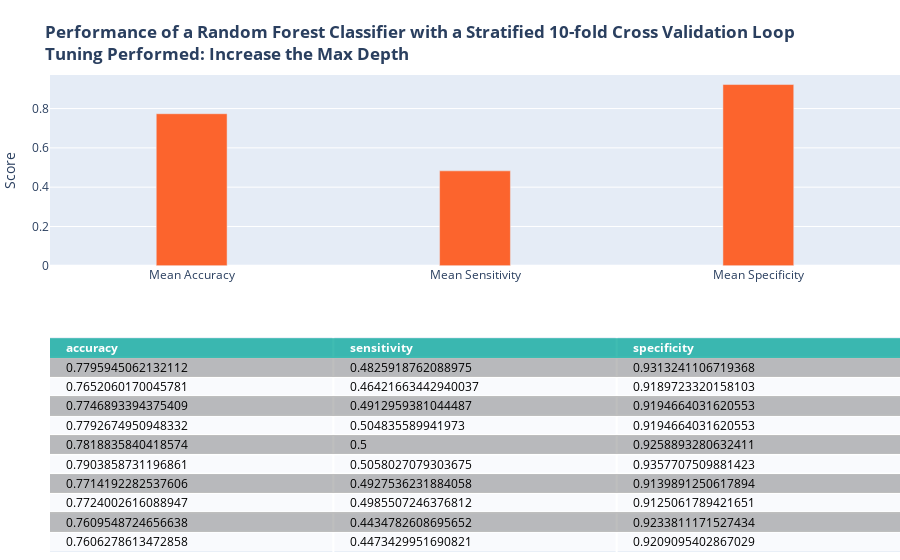

The cell this chart's notebook holds for it:
### Code cell
## repeat adjusting tuning parameters to achieve better results
# increasing max depth (largely increases complexity), 
cellTitle = '<b>Performance of a Random Forest Classifier with a Stratified 10-fold Cross Validation Loop<br>Tuning Performed: Increase the Max Depth</b>'
score = []
rf_clf = RandomForestClassifier(max_depth=15, random_state=1024, n_jobs=-1)
for train,test in skf.split(X_mat,y):
    rf_clf.fit(X_mat[train],y.values.ravel()[train])
    y_hat = rf_clf.predict(X_mat[test])
    
    cm = confusion_matrix(y.loc[test],y_hat, labels=[1,0])
    score.append({'accuracy':(cm[0,0]+cm[1,1])/sum(cm.ravel()),
                'sensitivity':cm[0,0]/(cm[0,0]+cm[0,1]),
                'specificity':cm[1,1]/(cm[1,1]+cm[1,0])})
score = pd.DataFrame(score)
rfFig = plotMetrics(score, cellTitle)
rfFig.show()

### Figure 1 — Plotly figure (JSON) as saved in the notebook; plotly's stock layout.template omitted (floating-point values rounded to 4 significant figures)
{"data": [{"colorscale": [[0, "#00A699"], [0.5, "#a9a9a9"], [1, "#ffffff"]], "hoverinfo": "none", "opacity": 0.75, "showscale": false, "type": "heatmap", "z": [[0, 0, 0], [0.5, 0.5, 0.5], [1, 1, 1], [0.5, 0.5, 0.5], [1, 1, 1], [0.5, 0.5, 0.5], [1, 1, 1], [0.5, 0.5, 0.5], [1, 1, 1], [0.5, 0.5, 0.5], [1, 1, 1]]}, {"marker": {"color": "#FC642D"}, "type": "bar", "width": 0.25, "x": ["Mean Accuracy", "Mean Sensitivity", "Mean Specificity"], "xaxis": "x2", "y": [0.7736, 0.4831, 0.9222], "yaxis": "y2"}], "layout": {"annotations": [{"align": "left", "font": {"color": "#ffffff"}, "showarrow": false, "text": "<b>accuracy</b>", "x": -0.45, "xanchor": "left", "xref": "x", "y": 0, "yref": "y"}, {"align": "left", "font": {"color": "#ffffff"}, "showarrow": false, "text": "<b>sensitivity</b>", "x": 0.55, "xanchor": "left", "xref": "x", "y": 0, "yref": "y"}, {"align": "left", "font": {"color": "#ffffff"}, "showarrow": false, "text": "<b>specificity</b>", "x": 1.55, "xanchor": "left", "xref": "x", "y": 0, "yref": "y"}, {"align": "left", "font": {"color": "#000000"}, "showarrow": false, "text": "0.7795945062132112", "x": -0.45, "xanchor": "left", "xref": "x", "y": 1, "yref": "y"}, {"align": "left", "font": {"color": "#000000"}, "showarrow": false, "text": "0.4825918762088975", "x": 0.55, "xanchor": "left", "xref": "x", "y": 1, "yref": "y"}, {"align": "left", "font": {"color": "#000000"}, "showarrow": false, "text": "0.9313241106719368", "x": 1.55, "xanchor": "left", "xref": "x", "y": 1, "yref": "y"}, {"align": "left", "font": {"color": "#000000"}, "showarrow": false, "text": "0.7652060170045781", "x": -0.45, "xanchor": "left", "xref": "x", "y": 2, "yref": "y"}, {"align": "left", "font": {"color": "#000000"}, "showarrow": false, "text": "0.46421663442940037", "x": 0.55, "xanchor": "left", "xref": "x", "y": 2, "yref": "y"}, {"align": "left", "font": {"color": "#000000"}, "showarrow": false, "text": "0.9189723320158103", "x": 1.55, "xanchor": "left", "xref": "x", "y": 2, "yref": "y"}, {"align": "left", "font": {"color": "#000000"}, "showarrow": false, "text": "0.7746893394375409", "x": -0.45, "xanchor": "left", "xref": "x", "y": 3, "yref": "y"}, {"align": "left", "font": {"color": "#000000"}, "showarrow": false, "text": "0.4912959381044487", "x": 0.55, "xanchor": "left", "xref": "x", "y": 3, "yref": "y"}, {"align": "left", "font": {"color": "#000000"}, "showarrow": false, "text": "0.9194664031620553", "x": 1.55, "xanchor": "left", "xref": "x", "y": 3, "yref": "y"}, {"align": "left", "font": {"color": "#000000"}, "showarrow": false, "text": "0.7792674950948332", "x": -0.45, "xanchor": "left", "xref": "x", "y": 4, "yref": "y"}, {"align": "left", "font": {"color": "#000000"}, "showarrow": false, "text": "0.504835589941973", "x": 0.55, "xanchor": "left", "xref": "x", "y": 4, "yref": "y"}, {"align": "left", "font": {"color": "#000000"}, "showarrow": false, "text": "0.9194664031620553", "x": 1.55, "xanchor": "left", "xref": "x", "y": 4, "yref": "y"}, {"align": "left", "font": {"color": "#000000"}, "showarrow": false, "text": "0.7818835840418574", "x": -0.45, "xanchor": "left", "xref": "x", "y": 5, "yref": "y"}, {"align": "left", "font": {"color": "#000000"}, "showarrow": false, "text": "0.5", "x": 0.55, "xanchor": "left", "xref": "x", "y": 5, "yref": "y"}, {"align": "left", "font": {"color": "#000000"}, "showarrow": false, "text": "0.9258893280632411", "x": 1.55, "xanchor": "left", "xref": "x", "y": 5, "yref": "y"}, {"align": "left", "font": {"color": "#000000"}, "showarrow": false, "text": "0.7903858731196861", "x": -0.45, "xanchor": "left", "xref": "x", "y": 6, "yref": "y"}, {"align": "left", "font": {"color": "#000000"}, "showarrow": false, "text": "0.5058027079303675", "x": 0.55, "xanchor": "left", "xref": "x", "y": 6, "yref": "y"}, {"align": "left", "font": {"color": "#000000"}, "showarrow": false, "text": "0.9357707509881423", "x": 1.55, "xanchor": "left", "xref": "x", "y": 6, "yref": "y"}, {"align": "left", "font": {"color": "#000000"}, "showarrow": false, "text": "0.7714192282537606", "x": -0.45, "xanchor": "left", "xref": "x", "y": 7, "yref": "y"}, {"align": "left", "font": {"color": "#000000"}, "showarrow": false, "text": "0.4927536231884058", "x": 0.55, "xanchor": "left", "xref": "x", "y": 7, "yref": "y"}, {"align": "left", "font": {"color": "#000000"}, "showarrow": false, "text": "0.9139891250617894", "x": 1.55, "xanchor": "left", "xref": "x", "y": 7, "yref": "y"}, {"align": "left", "font": {"color": "#000000"}, "showarrow": false, "text": "0.7724002616088947", "x": -0.45, "xanchor": "left", "xref": "x", "y": 8, "yref": "y"}, {"align": "left", "font": {"color": "#000000"}, "showarrow": false, "text": "0.4985507246376812", "x": 0.55, "xanchor": "left", "xref": "x", "y": 8, "yref": "y"}, {"align": "left", "font": {"color": "#000000"}, "showarrow": false, "text": "0.9125061789421651", "x": 1.55, "xanchor": "left", "xref": "x", "y": 8, "yref": "y"}, {"align": "left", "font": {"color": "#000000"}, "showarrow": false, "text": "0.7609548724656638", "x": -0.45, "xanchor": "left", "xref": "x", "y": 9, "yref": "y"}, {"align": "left", "font": {"color": "#000000"}, "showarrow": false, "text": "0.4434782608695652", "x": 0.55, "xanchor": "left", "xref": "x", "y": 9, "yref": "y"}, {"align": "left", "font": {"color": "#000000"}, "showarrow": false, "text": "0.9233811171527434", "x": 1.55, "xanchor": "left", "xref": "x", "y": 9, "yref": "y"}, {"align": "left", "font": {"color": "#000000"}, "showarrow": false, "text": "0.7606278613472858", "x": -0.45, "xanchor": "left", "xref": "x", "y": 10, "yref": "y"}, {"align": "left", "font": {"color": "#000000"}, "showarrow": false, "text": "0.4473429951690821", "x": 0.55, "xanchor": "left", "xref": "x", "y": 10, "yref": "y"}, {"align": "left", "font": {"color": "#000000"}, "showarrow": false, "text": "0.9209095402867029", "x": 1.55, "xanchor": "left", "xref": "x", "y": 10, "yref": "y"}], "autosize": true, "margin": {"b": 0, "l": 50, "r": 0, "t": 75}, "title": {"text": "<b>Performance of a Random Forest Classifier with a Stratified 10-fold Cross Validation Loop<br>Tuning Performed: Increase the Max Depth</b>"}, "xaxis": {"autorange": true, "dtick": 1, "gridwidth": 2, "range": [-0.5, 2.5], "showticklabels": false, "tick0": -0.5, "ticks": "", "zeroline": false}, "xaxis2": {"anchor": "y2", "autorange": true, "range": [-0.5, 2.5], "type": "category"}, "yaxis": {"autorange": true, "domain": [0, 0.45], "dtick": 1, "gridwidth": 2, "range": [10.5, -0.5], "showticklabels": false, "tick0": 0.5, "ticks": "", "zeroline": false}, "yaxis2": {"anchor": "x2", "autorange": true, "domain": [0.6, 1], "range": [0, 0.9707], "title": {"text": "Score"}, "type": "linear"}}}
